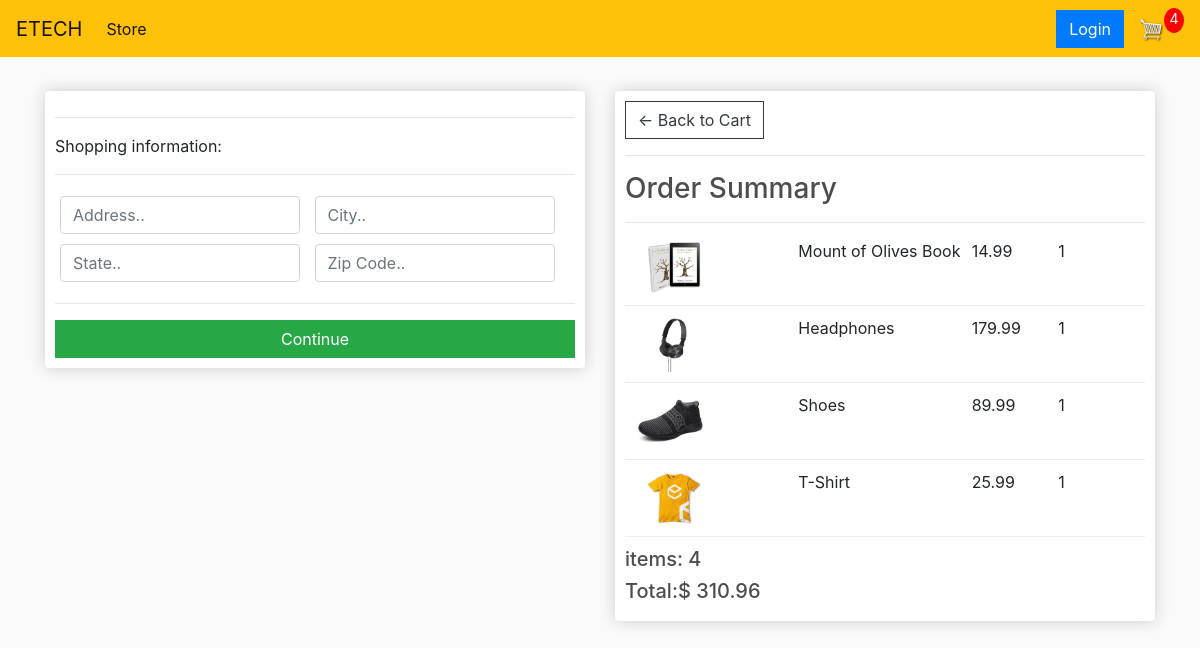
Page /Checkout (signed in) on the committed database.
### store/models.py (models this page shows, shortened)
class OrderItem(models.Model):
    product = models.ForeignKey(Product, on_delete=models.SET_NULL, null=True, blank=True)
    order = models.ForeignKey(Order, on_delete=models.SET_NULL, null=True, blank=True)
    quantity = models.IntegerField(default=0, null=True, blank=True)
    date_added = models.DateTimeField(auto_now_add=True)
    @property
    def get_total(self):
        total = self.product.price * self.quantity
        return total

class Product(models.Model):
    name = models.CharField(max_length=255, null=True)
    price = models.FloatField()
    digital = models.BooleanField(default=False, null=True, blank=False)
    image = models.ImageField(null=True, blank=True)
    @property
    def imageURL(self):
        try:
            url = self.image.url
        except:
            url = ''
        return url

class Order(models.Model):
    customer = models.ForeignKey(Customer, on_delete=models.SET_NULL, null=True, blank=True)
    date_ordered = models.DateTimeField(auto_now_add=True)
    complete = models.BooleanField(default=False)
    transaction_id = models.CharField(max_length=100, null=True)
    @property
    def get_card_total(self):
        orderitem = self.orderitem_set.all()
        total = sum([item.get_total for item in orderitem])
        return total
    @property
    def get_card_item(self):
        orderitem = self.orderitem_set.all()
        total = sum([item.quantity for item in orderitem])
        return total
    @property
    def shipping(self):
        shipping = False
        orderitem = self.orderitem_set.all()
        for i in orderitem:
            if i.product.digital == False:
                shipping = True
        return shipping

### store/views.py (the view)
# urls.py: path('Checkout', views.checkout, name='checkout'),
def checkout(request):
    if request.user.is_authenticated:
        customer = request.user.customer
        order, created = Order.objects.get_or_create(customer=customer, complete=False)
        items = order.orderitem_set.all()
        CartItems = order.get_card_item
    else:
        items = []
        order = {'get_card_total': 0, 'get_card_item': 0, 'shipping':False}
        CartItems = order['get_card_item']
    context = {'items': items, 'order': order, 'CartItems': CartItems}
    return render(request, 'store/Checkout.html', context)

### store/templates/store/Checkout.html (shortened to what this page needs)
{% extends 'main.html' %}
{% load static %}
{% block content %}
<div class="row">
    <div class="col-lg-6">
        <div class="box-element hidden" id="form-wrapped">
            <form id="form">
                <div id="shipping-info">
                    <hr>
                    <p> Shopping information: </p>
                    <hr>
                    <div class="form-field">
                        <input required class="form-control" type="text" name="address" placeholder="Address..">
                    </div>
                    <div class="form-field">
                        <input required class="form-control" type="text" name="city" placeholder="City..">
                    </div>
                    <div class="form-field">
                        <input required class="form-control" type="text" name="state" placeholder="State..">
                    </div>
                    <div class="form-field">
                        <input required class="form-control" type="text" name="zipcode" placeholder="Zip Code..">
                    </div>
                </div>
                <hr>
                <input id="form-button" class="btn btn-success btn-block" type="submit" value="Continue">
            </form>
        </div>
    </div>
    <div class="col-lg-6">
        <div class="box-element">
            <a class="btn btn-outline-dark" href="{% url 'cart' %}">&#x2190; Back to Cart </a>
            <hr>
            <h3>Order Summary</h3>
            <hr>
        {% for item in items %}
        <div class="cart-row">
            <div style="flex:2"><img class="row-image" src="{{ item.product.imageURL }}"></div>
            <div style="flex: 2"><p>{{ item.product.name }}</p></div>
            <div style="flex: 1"><p>{{ item.product.price | floatformat:2 }}</p></div>
            <div style="flex: 1"><p>{{ item.quantity }}</p></div>
        </div>
            {% endfor %}
        <h5>items: {{ order.get_card_item }}</h5>
        <h5>Total:$ {{ order.get_card_total | floatformat:2 }}</h5>
    </div>
</div>
</div>
{% endblock %}

### static/css/main.css (style rules this page uses)
body { background-color: hsl(0, 0%, 98%); }
h1,h2,h3,h4,h5,h6 { color:hsl(0, 0%, 30%); }
.box-element { box-shadow:hsl(0, 0%, 80%) 0 0 16px; background-color: #fff; border-radius: 4px; padding: 10px; }
.col-lg-4, .col-lg-6, .col-lg-8, .col-lg-12 { margin-top: 10px; }
.btn { border-radius: 0; }
.row-image { width: 100px; }
.form-field { width:250px; display: inline-block; padding: 5px; }
.cart-row { display: flex; align-items:stretch; padding-bottom: 10px; margin-bottom: 10px; border-bottom: 1px solid #ececec; }

### rows in the picture
OrderItem: product.imageURL (picture), product.name "Mount of Olives Book", product.price "14.99", quantity "1"
OrderItem: product.imageURL (picture), product.name "Headphones", product.price "179.99", quantity "1"
OrderItem: product.imageURL (picture), product.name "Shoes", product.price "89.99", quantity "1"
OrderItem: product.imageURL (picture), product.name "T-Shirt", product.price "25.99", quantity "1"
Order: get_card_item "4", get_card_total "310.96"

### other values in the picture
{{ CartItems }} "4"
